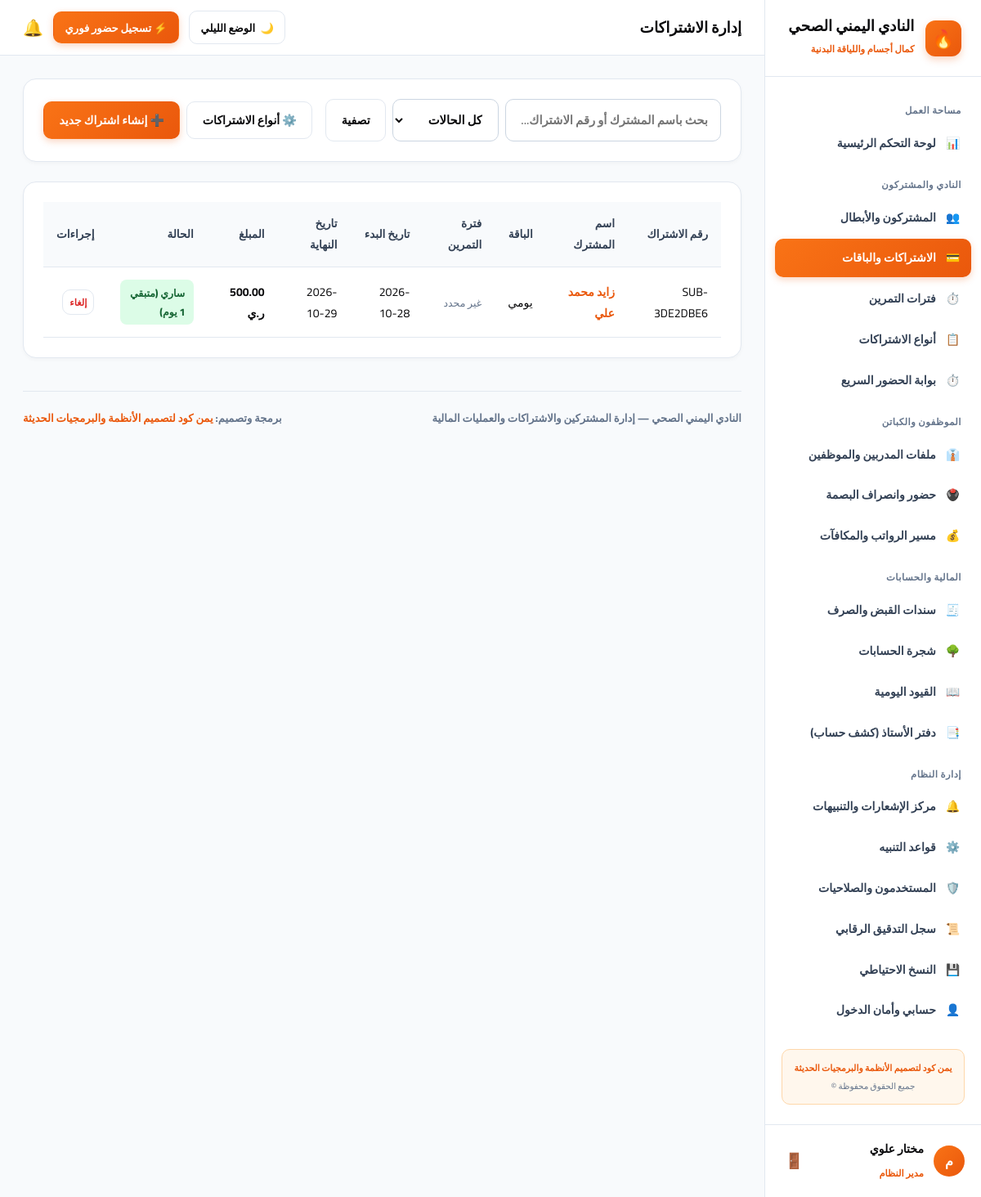
The app's page /subscriptions/ (signed in) with its own data.
### app/models.py (models this page shows, shortened)
class User(UserMixin, db.Model):
    __tablename__ = "users"
    id = db.Column(db.Integer, primary_key=True)
    username = db.Column(db.String(80), unique=True, nullable=False)
    password_hash = db.Column(db.String(255), nullable=False)
    full_name = db.Column(db.String(120), nullable=False)
    role_name = db.Column(db.String(50), default="مدير النظام")
    is_active = db.Column(db.Boolean, default=True)
    created_at = db.Column(db.DateTime, default=datetime.utcnow)

class Subscription(db.Model):
    __tablename__ = "subscriptions"
    id = db.Column(db.Integer, primary_key=True)
    subscription_code = db.Column(db.String(50), unique=True, nullable=False)
    member_id = db.Column(db.Integer, db.ForeignKey("members.id"), nullable=False)
    plan_id = db.Column(db.Integer, db.ForeignKey("plans.id"), nullable=False)
    shift_id = db.Column(db.Integer, db.ForeignKey("shifts.id"), nullable=True)
    start_date = db.Column(db.Date, nullable=False, default=date.today)
    end_date = db.Column(db.Date, nullable=False)
    price_paid = db.Column(db.Float, default=0.0)
    status = db.Column(db.String(30), default="ساري")
    cancel_reason = db.Column(db.String(255), nullable=True)
    notes = db.Column(db.Text, nullable=True)
    created_at = db.Column(db.DateTime, default=datetime.utcnow)
    plan = db.relationship("Plan", backref="subscriptions")
    @property
    def is_active_now(self):
        return self.status == "ساري" and self.end_date >= date.today()
    @property
    def remaining_days(self):
        delta = (self.end_date - date.today()).days
        return max(0, delta)

class Member(db.Model):
    __tablename__ = "members"
    id = db.Column(db.Integer, primary_key=True)
    member_code = db.Column(db.String(50), unique=True, nullable=False)
    full_name = db.Column(db.String(150), nullable=False)
    phone = db.Column(db.String(30), nullable=False)
    gender = db.Column(db.String(20), default="ذكر")
    birth_date = db.Column(db.Date, nullable=True)
    address = db.Column(db.String(255), default="غير مسجل")
    emergency_contact_name = db.Column(db.String(150), default="غير مسجل")
    emergency_contact_phone = db.Column(db.String(50), default="غير مسجل")
    notes = db.Column(db.Text, nullable=True)
    status = db.Column(db.String(30), default="نشط")
    created_at = db.Column(db.DateTime, default=datetime.utcnow)
    subscriptions = db.relationship("Subscription", backref="member", lazy=True, cascade="all, delete-orphan")
    attendances = db.relationship("MemberAttendance", backref="member", lazy=True, cascade="all, delete-orphan")

class Plan(db.Model):
    __tablename__ = "plans"
    id = db.Column(db.Integer, primary_key=True)
    plan_code = db.Column(db.String(50), unique=True, nullable=False)
    name = db.Column(db.String(100), nullable=False)
    duration_days = db.Column(db.Integer, nullable=False)
    price = db.Column(db.Float, default=0.0)
    description = db.Column(db.Text, nullable=True)
    is_active = db.Column(db.Boolean, default=True)

### app/routes/subscriptions.py (the view, shortened to what this page needs)
@subscriptions_bp.route("/", methods=["GET", "POST"])
@login_required
def index():
    q = request.args.get("q", "").strip()
    status_filter = request.args.get("status", "")
    query = Subscription.query.join(Member)
    if q:
        query = query.filter((Member.full_name.contains(q)) | (Subscription.subscription_code.contains(q)))
    if status_filter:
        query = query.filter(Subscription.status == status_filter)
    subs = query.order_by(Subscription.id.desc()).all()
    members = Member.query.filter_by(status="نشط").all()
    plans = Plan.query.filter_by(is_active=True).all()
    shifts = Shift.query.filter_by(is_active=True).all()
    return render_template("subscriptions/index.html", subscriptions=subs, members=members, plans=plans, shifts=shifts, q=q, status_filter=status_filter)

### app/models.py (called while the page is built)
    @property
    def formatted_time(self):
        def to_12h(t_str):
            if not t_str: return ""
            try:
                parts = t_str.split(":")
                h = int(parts[0])
                m = parts[1]
                period = "ص" if h < 12 else "م"
                h_12 = h % 12
                if h_12 == 0: h_12 = 12
                return f"{h_12}:{m} {period}"
            except Exception:
                return t_str
        return f"{to_12h(self.start_time)} إلى {to_12h(self.end_time)}"

    @property
    def active_supervisor(self):
        if self.employee:
            return self.employee.full_name
        return self.supervisor_name or "مسؤول الصالة"

### app/templates/subscriptions/index.html (shortened to what this page needs)
{% extends "base.html" %}
{% block header_title %}إدارة الاشتراكات{% endblock %}
{% block content %}
<div class="card" style="display: flex; justify-content: space-between; align-items: center; flex-wrap: wrap; gap: 1rem;">
  <form method="GET" action="{{ url_for('subscriptions.index') }}" style="display: flex; gap: 0.5rem; flex: 1; max-width: 500px;">
    <input type="text" name="q" value="{{ q }}" placeholder="بحث باسم المشترك أو رقم الاشتراك..." class="form-control">
    <select name="status" class="form-control" style="max-width: 130px;">
      <option value="">كل الحالات</option>
    </select>
    <button type="submit" class="btn btn-secondary">تصفية</button>
  </form>
  <div style="display: flex; gap: 0.5rem;">
    <a href="{{ url_for('subscriptions.plans') }}" class="btn btn-secondary">⚙️ أنواع الاشتراكات</a>
    <button type="button" class="btn btn-primary" onclick="openModal('addSubscriptionModal')">➕ إنشاء اشتراك جديد</button>
  </div>
</div>
<div class="card">
  <div class="table-responsive">
    <table>
      <thead>
        <tr>
          <th>رقم الاشتراك</th>
          <th>اسم المشترك</th>
          <th>الباقة</th>
          <th>فترة التمرين</th>
          <th>تاريخ البدء</th>
          <th>تاريخ النهاية</th>
          <th>المبلغ</th>
          <th>الحالة</th>
          <th>إجراءات</th>
        </tr>
      </thead>
      <tbody>
        {% for s in subscriptions %}
        <tr>
          <td><code>{{ s.subscription_code }}</code></td>
          <td><strong><a href="{{ url_for('members.show', member_id=s.member_id) }}" style="color: var(--primary); text-decoration: none;">{{ s.member.full_name }}</a></strong></td>
          <td>{{ s.plan.name }}</td>
          <td>
            {% if s.shift %}
              <span class="badge badge-fire" title="المشرف: {{ s.shift.active_supervisor }}">
                ⏱️ {{ s.shift.name }}
              </span>
            {% else %}
              <span style="color: var(--text-caption); font-size: 0.78rem;">غير محدد</span>
            {% endif %}
          </td>
          <td>{{ s.start_date }}</td>
          <td>{{ s.end_date }}</td>
          <td><strong>{{ "{:,.2f}".format(s.price_paid) }} ر.ي</strong></td>
          <td>
            {% if s.is_active_now %}
              <span class="badge badge-success">ساري (متبقي {{ s.remaining_days }} يوم)</span>
            {% elif s.status == 'ملغي' %}
              <span class="badge badge-danger">ملغي</span>
            {% else %}
              <span class="badge badge-warning">منتهي</span>
            {% endif %}
          </td>
          <td>
            {% if s.status == 'ساري' %}
            <form method="POST" action="{{ url_for('subscriptions.cancel', sub_id=s.id) }}" style="display: inline;" onsubmit="return confirm('هل تريد بالتأكيد إلغاء هذا الاشتراك؟');">
              <button type="submit" class="btn btn-secondary" style="font-size: 0.72rem; padding: 0.2rem 0.5rem; color: #dc2626;">إلغاء</button>
            </form>
            {% else %}
            <span style="color: #94a3b8; font-size: 0.75rem;">-</span>
            {% endif %}
          </td>
        </tr>
        {% else %}
        <tr>
          <td colspan="8" style="text-align: center; color: #94a3b8; padding: 2rem;">لا توجد اشتراكات مطابقة.</td>
        </tr>
        {% endfor %}
      </tbody>
    </table>
  </div>
</div>
{% endblock %}

### app/templates/base.html (shortened to what this page needs)
<!doctype html>
<html lang="ar" dir="rtl" data-theme="light">
<head>
  <link rel="stylesheet" href="{{ url_for('static', filename='css/theme-iron.css') }}">
</head>
<body>
  <div class="layout-root">
    <aside class="sidebar">
      <a href="{{ url_for('dashboard.index') }}" class="sidebar-brand">
        <div class="brand-icon">🔥</div>
        <div>
          <strong style="font-size: 1.15rem; display: block; line-height: 1.25; font-weight: 900;">النادي اليمني الصحي</strong>
          <span style="font-size: 0.72rem; color: var(--primary); font-weight: 800;">كمال أجسام واللياقة البدنية</span>
        </div>
      </a>
      <div class="sidebar-nav">
        <div class="nav-group-title">مساحة العمل</div>
        <a href="{{ url_for('dashboard.index') }}" class="nav-link {% if request.path == '/dashboard/' %}active{% endif %}">
          <span>📊</span>
          <span>لوحة التحكم الرئيسية</span>
        </a>
        <div class="nav-group-title">النادي والمشتركون</div>
        <a href="{{ url_for('members.index') }}" class="nav-link {% if '/members' in request.path %}active{% endif %}">
          <span>👥</span>
          <span>المشتركون والأبطال</span>
        </a>
        <a href="{{ url_for('subscriptions.index') }}" class="nav-link {% if request.path == '/subscriptions/' %}active{% endif %}">
          <span>💳</span>
          <span>الاشتراكات والباقات</span>
        </a>
        <a href="{{ url_for('shifts.index') }}" class="nav-link {% if '/shifts' in request.path %}active{% endif %}">
          <span>⏱️</span>
          <span>فترات التمرين</span>
        </a>
        <a href="{{ url_for('subscriptions.plans') }}" class="nav-link {% if '/subscriptions/plans' in request.path %}active{% endif %}">
          <span>📋</span>
          <span>أنواع الاشتراكات</span>
        </a>
        <a href="{{ url_for('attendance.index') }}" class="nav-link {% if '/member-attendance' in request.path %}active{% endif %}">
          <span>⏱️</span>
          <span>بوابة الحضور السريع</span>
        </a>
        <div class="nav-group-title">الموظفون والكباتن</div>
        <a href="{{ url_for('employees.index') }}" class="nav-link {% if request.path == '/employees/' %}active{% endif %}">
          <span>👔</span>
          <span>ملفات المدربين والموظفين</span>
        </a>
        <a href="{{ url_for('employees.attendance') }}" class="nav-link {% if '/employees/attendance' in request.path %}active{% endif %}">
          <span>🖲️</span>
          <span>حضور وانصراف البصمة</span>
        </a>
        <a href="{{ url_for('employees.payroll') }}" class="nav-link {% if '/employees/payroll' in request.path %}active{% endif %}">
          <span>💰</span>
          <span>مسير الرواتب والمكافآت</span>
        </a>
        <div class="nav-group-title">المالية والحسابات</div>
        <a href="{{ url_for('accounting.vouchers') }}" class="nav-link {% if '/accounting/vouchers' in request.path %}active{% endif %}">
          <span>🧾</span>
          <span>سندات القبض والصرف</span>
        </a>
        <a href="{{ url_for('accounting.accounts') }}" class="nav-link {% if '/accounting/accounts' in request.path %}active{% endif %}">
          <span>🌳</span>
          <span>شجرة الحسابات</span>
        </a>
        <a href="{{ url_for('accounting.journal') }}" class="nav-link {% if '/accounting/journal' in request.path %}active{% endif %}">
          <span>📖</span>
          <span>القيود اليومية</span>
        </a>
        <a href="{{ url_for('accounting.ledger') }}" class="nav-link {% if '/accounting/ledger' in request.path %}active{% endif %}">
          <span>📑</span>
          <span>دفتر الأستاذ (كشف حساب)</span>
        </a>
        <div class="nav-group-title">إدارة النظام</div>
        <a href="{{ url_for('notifications.index') }}" class="nav-link {% if request.path == '/notifications/' %}active{% endif %}">
          <span>🔔</span>
          <span>مركز الإشعارات والتنبيهات</span>
        </a>
        <a href="{{ url_for('notifications.rules') }}" class="nav-link {% if '/notifications/rules' in request.path %}active{% endif %}">
          <span>⚙️</span>
          <span>قواعد التنبيه</span>
        </a>
        <a href="{{ url_for('auth.users') }}" class="nav-link {% if '/auth/users' in request.path %}active{% endif %}">
          <span>🛡️</span>
          <span>المستخدمون والصلاحيات</span>
        </a>
        <a href="{{ url_for('system.audit') }}" class="nav-link {% if '/system/audit' in request.path %}active{% endif %}">
          <span>📜</span>
          <span>سجل التدقيق الرقابي</span>
        </a>
        <a href="{{ url_for('system.backup') }}" class="nav-link {% if '/system/backup' in request.path %}active{% endif %}">
          <span>💾</span>
          <span>النسخ الاحتياطي</span>
        </a>
        <a href="{{ url_for('auth.profile') }}" class="nav-link {% if '/auth/profile' in request.path %}active{% endif %}">
          <span>👤</span>
          <span>حسابي وأمان الدخول</span>
        </a>
        <div style="margin: 1.5rem 0.5rem 0.5rem 0.5rem; padding: 0.75rem; background: var(--badge-fire-bg); border: 1px solid var(--badge-fire-border); border-radius: 10px; text-align: center;">
          <span style="display: block; font-size: 0.68rem; font-weight: 800; color: var(--primary);">يمن كود لتصميم الأنظمة والبرمجيات الحديثة</span>
          <span style="display: block; font-size: 0.65rem; color: var(--text-caption); margin-top: 2px;">جميع الحقوق محفوظة ©</span>
        </div>
      </div>
      <div class="sidebar-user">
        <div class="user-info">
          <div class="user-avatar">{{ current_user.full_name[0] if current_user.is_authenticated else 'م' }}</div>
          <div>
            <strong style="font-size: 0.88rem; display: block; font-weight: 900;">{{ current_user.full_name if current_user.is_authenticated else 'مستخدم' }}</strong>
            <span style="font-size: 0.72rem; color: var(--primary); font-weight: 800;">{{ current_user.role_name if current_user.is_authenticated else 'مدير النادي' }}</span>
          </div>
        </div>
        <form method="POST" action="{{ url_for('auth.logout') }}">
          <button type="submit" title="تسجيل الخروج" style="background: none; border: none; cursor: pointer; color: var(--text-caption); font-size: 1.15rem; padding: 4px;">
            🚪
          </button>
        </form>
      </div>
    </aside>
    <div class="main-wrapper">
      <header class="topbar">
        <div>
          <h1 style="font-size: 1.15rem; margin: 0; font-weight: 900; color: var(--text-main);">
            {% block header_title %}النادي اليمني الصحي · نظام إدارة الصالة والأنشطة الرياضية{% endblock %}
          </h1>
        </div>
        <div style="display: flex; align-items: center; gap: 0.75rem;">
          <button type="button" class="theme-switch-btn" id="themeToggleBtn" onclick="toggleTheme()" title="التبديل بين الوضع الليلي والنهاري">
            <span id="themeBtnIcon">🌙</span>
            <span id="themeBtnText">الوضع الليلي</span>
          </button>
          <a href="{{ url_for('attendance.index') }}" class="btn btn-primary" style="font-size: 0.82rem; padding: 0.4rem 0.85rem;">
            ⚡ تسجيل حضور فوري
          </a>
          <a href="{{ url_for('notifications.index') }}" title="الإشعارات" style="text-decoration: none; font-size: 1.25rem; position: relative;">
            🔔
          </a>
        </div>
      </header>
      <main class="content-area">
        {% block content %}{% endblock %}
        <footer style="margin-top: 2.5rem; padding-top: 1.25rem; border-top: 1.5px solid var(--card-border); display: flex; justify-content: space-between; align-items: center; flex-wrap: wrap; gap: 0.75rem; font-size: 0.82rem; color: var(--text-caption); font-weight: 700;">
          <div>
            <strong>النادي اليمني الصحي</strong> — إدارة المشتركين والاشتراكات والعمليات المالية
          </div>
          <div>
            برمجة وتصميم: <strong style="color: var(--primary);">يمن كود لتصميم الأنظمة والبرمجيات الحديثة</strong>
          </div>
        </footer>
      </main>
    </div>
  </div>
</body>
</html>

### records on screen
User: is_active+full_name "م", is_active+full_name "مختار علوي", is_active+role_name "مدير النظام"
Subscription: subscription_code "SUB-3DE2DBE6", member.full_name "زايد محمد علي", plan.name "يومي", start_date "2026-10-28", end_date "2026-10-29", price_paid "500.00", remaining_days "1"
